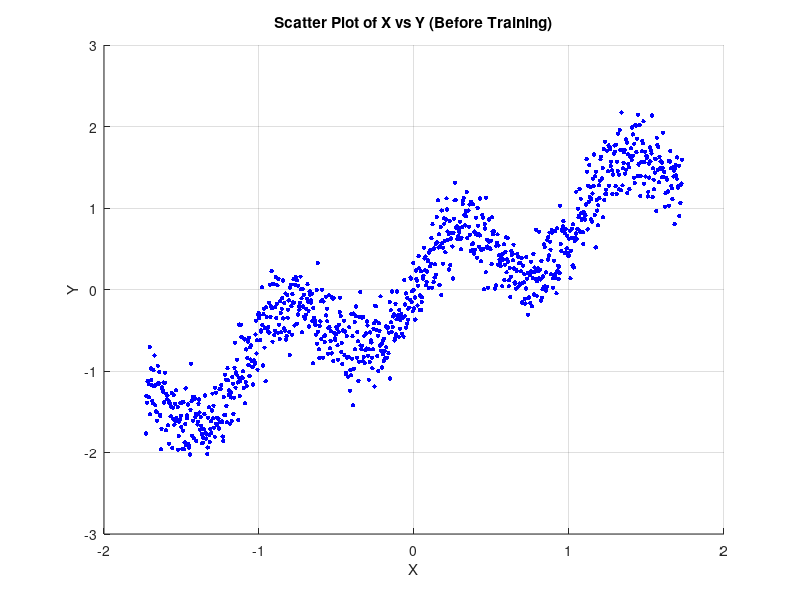

The MATLAB source for this figure: (Note: this script raises an error after producing the figure.)
clear; clc; close all;

%% Step 1: Generate Synthetic Training Data
n_samples = 1000;
X = linspace(-10, 10, n_samples)'; % Input X values
Y = sin(X) + 0.3 * X + 0.5 * randn(n_samples, 1); % Y = sin(X) + noise

% Normalize X and Y for better training
X = (X - mean(X)) / std(X);
Y = (Y - mean(Y)) / std(Y);

% Plot Initial Data (X, Y)
figure;
scatter(X, Y, 10, 'b', 'filled');
xlabel('X'); ylabel('Y');
title('Scatter Plot of X vs Y (Before Training)');
grid on;

% Define the number of Gaussian components
numGaussians = 3;

%% Step 2: Define the MDN Network
layers = [
    featureInputLayer(1, 'Name', 'input')  % X input layer
    fullyConnectedLayer(64, 'Name', 'fc1')
    reluLayer('Name', 'relu1')
    fullyConnectedLayer(64, 'Name', 'fc2')
    reluLayer('Name', 'relu2')
    
    fullyConnectedLayer(numGaussians * 3, 'Name', 'output') % Output for μ, σ, π
];

mdnNet = dlnetwork(layers);


%% Step 4: Train the MDN Model

numEpochs = 1000;
learningRate = 0.001;
miniBatchSize = 32;

% Convert data to dlarray format for deep learning
X_dl = dlarray(X', 'CB'); % Convert X to dlarray (Channel, Batch)
Y_dl = dlarray(Y', 'CB'); % Convert Y to dlarray (Channel, Batch)

% Training loop
for epoch = 1:numEpochs
    % Compute loss using dlfeval() to enable differentiation
    [loss, gradients] = dlfeval(@computeLoss, mdnNet, X_dl, Y_dl, numGaussians);

    % Update network parameters
    mdnNet = dlupdate(@(W, dW) W - learningRate * dW, mdnNet, gradients);

    % Display loss every 100 epochs
    if mod(epoch, 100) == 0
        disp(['Epoch ', num2str(epoch), ', Loss: ', num2str(extractdata(loss))]);
    end
end





% Generate predictions for test X values
X_test = linspace(-10, 10, 10000)';
X_test = (X_test - mean(X_test)) / std(X_test); % Normalize
X_test_dl = dlarray(X_test', 'CB');
Y_pred = forward(mdnNet, X_test_dl);

% Sample Y from P(Y | X)
Y_samples = sampleFromMDN(Y_pred, numGaussians);

%% Step 6: Plot Results
figure;
scatter(X, Y, 10, 'b', 'filled'); hold on;
scatter(X_test, Y_samples, 10, 'r', 'filled');
xlabel('X');
ylabel('Y');
title('MDN: True Data (Blue) vs Sampled Data (Red)');
grid on;


%% Step 3: Define the Custom Loss Function


function loss = mdnLoss(Y_true, Y_pred, numGaussians)
    % Ensure Y_pred is a dlarray
    Y_pred = dlarray(Y_pred);  

    % Extract components from predicted values
    params = Y_pred;  

    % Get batch size
    batchSize = size(Y_true, 2);

    % Reshape into mixture components (Ensure dlarray)
    pi_raw = exp(params(1:numGaussians, :)); 
    pi = pi_raw ./ sum(pi_raw, 1);  % Normalize mixing coefficients
    
    mu = params(numGaussians + 1 : 2 * numGaussians, :); % Means
    sigma = exp(params(2 * numGaussians + 1 : 3 * numGaussians, :)); % Std-devs

    % Ensure Y_true is properly shaped as a dlarray
    Y_true = reshape(Y_true, 1, batchSize);

    % Compute Gaussian probabilities (Ensure elementwise computations)
    gaussians = (1 ./ (sigma .* sqrt(2 * pi))) .* exp(-0.5 * ((Y_true - mu) ./ sigma) .^ 2);

    % Compute weighted sum of Gaussians
    weighted_gaussians = sum(pi .* gaussians, 1);

    % Compute Negative Log-Likelihood Loss (Ensure scalar dlarray)
    loss = -mean(log(weighted_gaussians + 1e-8), 'all');

    % Ensure loss is a dlarray scalar (needed for dlgradient)
    loss = dlarray(loss);
end




%% Step 5: Sampling from P(Y | X)
function Y_sampled = sampleFromMDN(Y_pred, numGaussians)
    % Extract parameters from predicted values
    params = extractdata(Y_pred);  % Convert dlarray to standard array

    % Extract mixture components
    pi = exp(params(1:numGaussians, :)); % Convert logits to probabilities
    pi = pi ./ sum(pi, 1);  % Normalize so that sum(pi) = 1 per sample
    
    mu = params(numGaussians + 1 : 2 * numGaussians, :); % Means
    sigma = exp(params(2 * numGaussians + 1 : 3 * numGaussians, :)); % Ensure sigma > 0

    % Number of samples (batch size)
    numSamples = size(pi, 2);

    % Sample a Gaussian component per sample
    rand_vals = rand(1, numSamples);  % Generate random values for each sample
    cumsum_pi = cumsum(pi, 1);  % Compute cumulative sum over Gaussians
    component = sum(rand_vals > cumsum_pi, 1) + 1;  % Select Gaussian per sample

    % Extract the corresponding mean and std-dev
    selected_mu = mu(sub2ind(size(mu), component, 1:numSamples));
    selected_sigma = sigma(sub2ind(size(sigma), component, 1:numSamples));

    % Sample from the chosen Gaussian component
    Y_sampled = selected_mu + selected_sigma .* randn(size(selected_mu));
end

%%
function [loss, gradients] = computeLoss(mdnNet, X, Y, numGaussians)
    % Ensure X and Y are dlarray objects
    X = dlarray(X, 'CB');  
    Y = dlarray(Y, 'CB');  

    % Forward pass (Y_pred should be a dlarray)
    Y_pred = forward(mdnNet, X);  

    % Compute MDN loss (Ensure output is dlarray)
    loss = mdnLoss(Y, Y_pred, numGaussians);

    % Compute gradients (Loss must be a traced dlarray)
    gradients = dlgradient(loss, mdnNet.Learnables);
end

